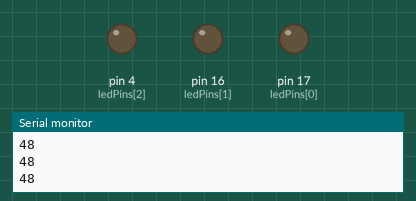
Simulated run of this sketch. Board: Arduino Uno, built with avr-gcc and run on an emulated ATmega328P. Parts: output pins drawn as LEDs (lit = HIGH), the last lines printed to the serial monitor. Pins used as bus, display or sensor lines are not drawn.

Above: at 8.0 s.
At 35.0 s:
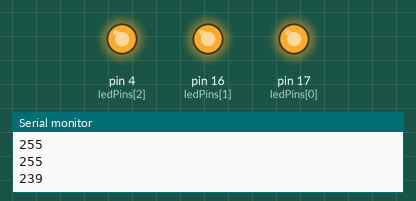
At 53.7 s:
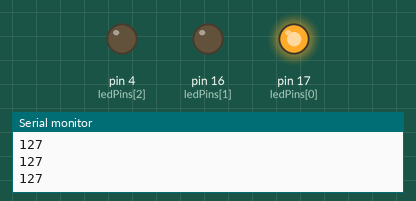
At 88.7 s:
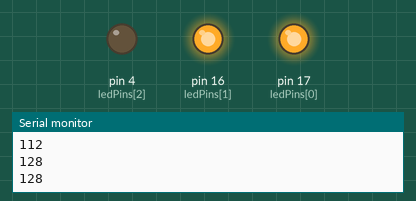
Timing chart, 0 to 93.6 s (numbered marks = the images above):
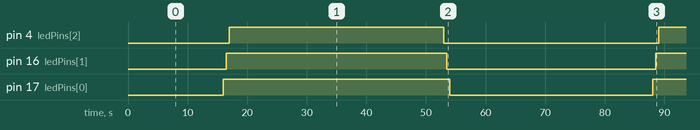

The sketch:

LAB-4-05-01.ino
```cpp
const int ledPins[] = {17, 16, 4, 0}; // Pins connected to the LEDs

void setup()
{
    // Set the LED pins as OUTPUT
    for (int i = 0; i < 4; i++)
    {
        pinMode(ledPins[i], OUTPUT);
    }
    Serial.begin(115200);
}

void loop()
{
    // Loop through the LED pins and set the brightness using analogWrite
    for (int i = 0; i < 16; i++)
    {
        for (int j = 0; j < 4; j++)
        {
            analogWrite(ledPins[j], i * 16);
            Serial.println(i * 16);
            delay(500);
        }
    }
    // Loop through the LED pins and set the brightness using analogWrite
    for (int i = 0; i < 16; i++)
    {
        for (int j = 4; j >= 0; j--)
        {
            analogWrite(ledPins[j], 255 - i * 16);
            Serial.println(255 - i * 16);
            delay(500);
        }
    }
}
```

Measured:
- by itself, pin 4 (ledPins[2]): alternates HIGH for 36.0 s and LOW for 36.0 s
- by itself, pin 16 (ledPins[1]): alternates HIGH for 37.0 s and LOW for 35.0 s
- by itself, pin 17 (ledPins[0]): alternates HIGH for 38.0 s and LOW for 34.0 s
